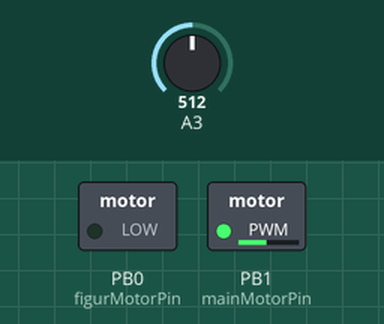
The program below on a simulated ATtiny85, built with avr-gcc and run on an emulated ATtiny85. On the bench: switched loads named in the program (green lamp = pin HIGH). Inputs (shaded band) come from the test bench; at power-on: A3 = 512.

Above: at 2.2 s.
2.3 s: A3 set to 986
3.8 s: A3 set to 1008
At 4.1 s:
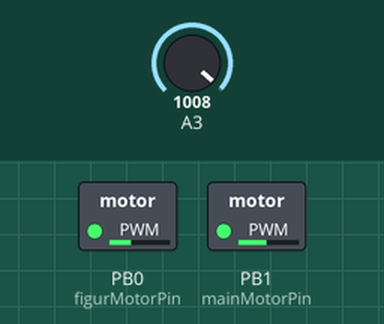
6.8 s: A3 set to 990
At 7.5 s:
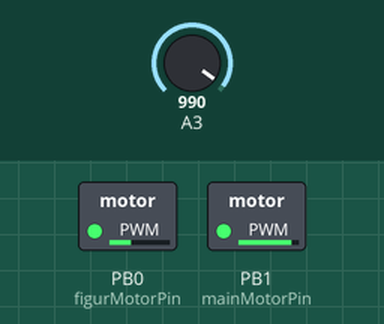
8.3 s: A3 set to 1010
At 10.1 s:
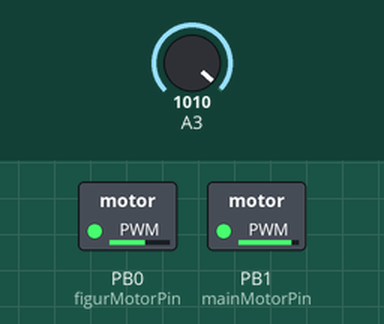
11.3 s: A3 set to 833
At 12.2 s:
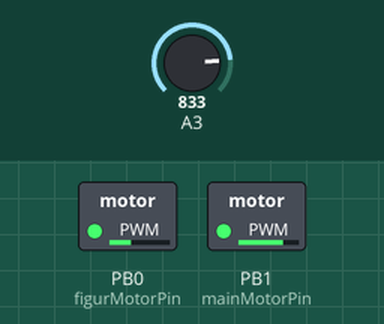
Timing chart, 0 to 13.8 s (numbered marks = the images above; inputs shaded):
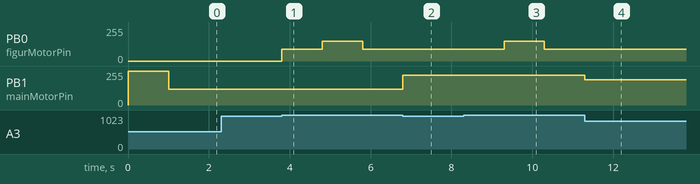

Measured:
- the behaviour switches between 999 and 1000 on A3 (found by bisection; images 0 and 1)
- after the input at 2.3 s, every drawn part: stays the same
- after the input at 3.8 s, PB0 (figurMotorPin): 0/255 → 90/255 at once, → 150/255 1.0 s later, → 90/255 1.0 s later
- after the input at 6.8 s, PB1 (mainMotorPin): 117/255 → 225/255 at once
- after the input at 8.3 s, PB0 (figurMotorPin): 90/255 → 150/255 after 1.0 s, → 90/255 1.0 s later
- after the input at 11.3 s, PB1 (mainMotorPin): 225/255 → 189/255 at once

The program:

main.cpp
```cpp
#include <Arduino.h>
int figurMotorPin = 0; // PWM
int mainMotorPin = 1; // PWM
int melodyPin = 2; //digitalWrite
int potiPin = 3;  // AnalogRead

int timeSinceStart;
int previousMillis = 0;

unsigned long MAX_TIME = 30UL * 60UL * 1000UL; //in ms
int MAX_POTI_VAL = 843;
int INTERVAL = 1000;
boolean run = false;

void dance(int pin){
  analogWrite(pin,90);
  delay(1000);
  analogWrite(pin,150);
  delay(1000);
  analogWrite(pin,90);
  delay(1000);
  run = false;
}

void setup(){
  pinMode(mainMotorPin,OUTPUT);
  pinMode(figurMotorPin,OUTPUT);

  analogWrite(mainMotorPin,255);
  delay(1000);
}


void loop(){
  int potiValue = analogRead(potiPin);

  if(potiValue > 0){
    timeSinceStart = millis();

    while(analogRead(potiPin) < 1000){
      int position = potiValue;
      run = true;

      timeSinceStart = millis();
      if (timeSinceStart - previousMillis >= INTERVAL){
        previousMillis = timeSinceStart;
        position += 10;//(float)MAX_TIME / (float)MAX_POTI_VAL;
        analogWrite(mainMotorPin,map((int)position,0,1000,0,225));
      }
    }
  }
  if(run)dance(figurMotorPin);
}
```
